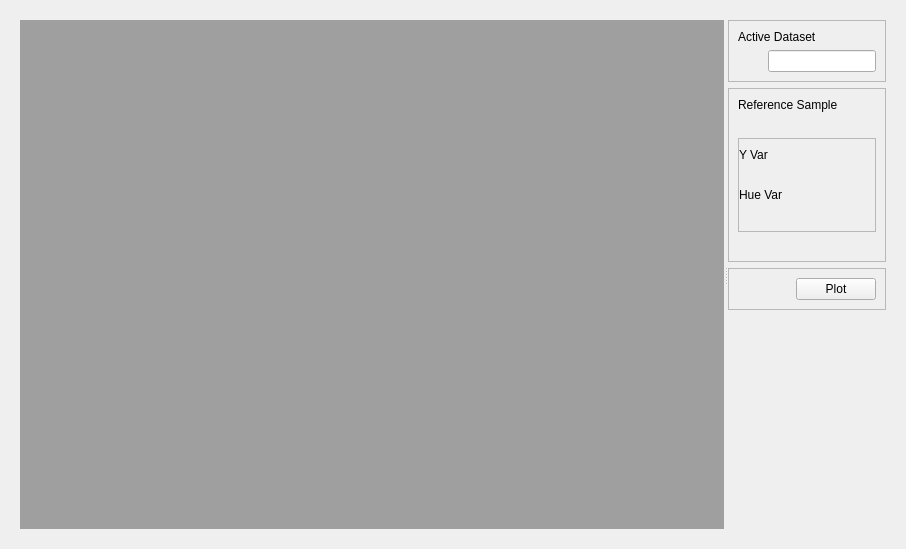
<?xml  version="1.0"  encoding="UTF-8"?>
<ui  version="4.0">
  <class>Form</class>
  <widget  class="QWidget"  name="Form">
      
    <property  name="geometry">
      <rect>
        <x>0</x>
        <y>0</y>
        <width>906</width>
        <height>549</height>
      </rect>
    </property>
    
    <property  name="windowTitle">
      <string>Form</string>
    </property>

    <layout  class="QVBoxLayout"  name="horizontalLayout">
      <item>
        
        <widget class="QWidget" name="verticalLayoutWidget">

    
            <layout  class="QHBoxLayout"  name="horizontalLayout">
                
            <item>
                <widget  class="QSplitter"  name="splitter">
                    
                <property  name="orientation">
                    <enum>Qt::Horizontal</enum>
                </property>
                
                <widget  class="QWidget"  name="wViewer">
                    <property  name="sizePolicy">
                    <sizepolicy  hsizetype="Preferred"  vsizetype="Preferred">
                        <horstretch>8</horstretch>
                        <verstretch>0</verstretch>
                    </sizepolicy>
                    </property>
                    <layout  class="QVBoxLayout"  name="vlViewer">
                    <item>
                        <widget  class="QMdiArea"  name="mdiArea"/>
                    </item>
                    </layout>
                </widget>
                
                <widget  class="QWidget"  name="wOptions">
                    <property  name="sizePolicy">
                    <sizepolicy  hsizetype="Minimum"  vsizetype="Minimum">
                        <horstretch>1</horstretch>
                        <verstretch>0</verstretch>
                    </sizepolicy>
                    </property>
                    
                    <layout  class="QVBoxLayout"  name="vlOptions">

                    <item>
                        <widget  class="QFrame"  name="wActiveDset">
                        <property  name="frameShape">
                            <enum>QFrame::StyledPanel</enum>
                        </property>
                        <property  name="frameShadow">
                            <enum>QFrame::Raised</enum>
                        </property>
                        <property  name="lineWidth">
                            <number>8</number>
                        </property>

                        <layout  class="QVBoxLayout"  name="vlActiveDset">                            
                            <item>
                            <widget  class="QLabel"  name="label_activeDset">
                                <property  name="text">
                                <string>Active Dataset</string>
                                </property>
                            </widget>
                            </item>

                            <item>
                            <layout  class="QHBoxLayout"  name="horizontalLayout_5">
                                <item>
                                <spacer  name="horizontalSpacer_5">
                                    <property  name="orientation">
                                    <enum>Qt::Horizontal</enum>
                                    </property>
                                    
                                    <property name="sizeType">
                                        <enum>QSizePolicy::Fixed</enum>
                                    </property>
                                    
                                    <property  name="sizeHint"  stdset="0">
                                    <size>
                                        <width>30</width>
                                        <height>20</height>
                                    </size>
                                    </property>
                                </spacer>
                                </item>
                                <item>
                                    <widget  class="QLineEdit"  name="edit_activeDset">
                                        <property  name="text">
                                        <string> </string>
                                        </property>
                                    </widget>
                                </item>
                            </layout>
                            </item>
                            
                        </layout>
                        </widget>
                    </item>

                    <item>
                        <widget  class="QFrame"  name="wVars">
                            <property  name="frameShape">
                                <enum>QFrame::StyledPanel</enum>
                            </property>
                            <property  name="frameShadow">
                                <enum>QFrame::Raised</enum>
                            </property>
                            <property  name="lineWidth">
                                <number>8</number>
                            </property>
                        
                            <layout  class="QVBoxLayout"  name="vlTmp">

                            <item>
                            <widget  class="QLabel"  name="label_select">
                                <property  name="text">
                                <string>Reference Sample</string>
                                </property>
                            </widget>
                            </item>
                            
                            <item>
                            <layout  class="QHBoxLayout"  name="horizontalLayout_5">
                                <item>
                                <spacer  name="horizontalSpacer_5">
                                    <property  name="orientation">
                                    <enum>Qt::Horizontal</enum>
                                    </property>
                                    
                                    <property name="sizeType">
                                        <enum>QSizePolicy::Fixed</enum>
                                    </property>
                                    
                                    <property  name="sizeHint"  stdset="0">
                                    <size>
                                        <width>30</width>
                                        <height>20</height>
                                    </size>
                                    </property>
                                </spacer>
                                </item>
                                <item>
                                <layout  class="QVBoxLayout"  name="vlComboCentiles"/>
                                </item>
                            </layout>
                            </item>
                            
                            <item>
                            <widget  class="QFrame"  name="wYVar">
                                <property  name="frameShape">
                                    <enum>QFrame::StyledPanel</enum>
                                </property>
                                <layout  class="QVBoxLayout"  name="vlYVar">
                                    <property name="leftMargin">
                                        <number>0</number>
                                    </property>
                                    <property name="rightMargin">
                                        <number>0</number>
                                    </property>
                                    
                                    <item>
                                        <widget  class="QLabel"  name="label_select">
                                        <property  name="text">
                                            <string>Y Var</string>
                                        </property>
                                        </widget>
                                    </item>
                                    
                                    <item>
                                    <layout  class="QHBoxLayout"  name="horizontalLayout_5">
                                        <item>
                                        <spacer  name="horizontalSpacer_5">
                                            <property  name="orientation">
                                            <enum>Qt::Horizontal</enum>
                                            </property>
                                            
                                            <property name="sizeType">
                                                <enum>QSizePolicy::Fixed</enum>
                                            </property>
                                            
                                            <property  name="sizeHint"  stdset="0">
                                            <size>
                                                <width>30</width>
                                                <height>20</height>
                                            </size>
                                            </property>
                                        </spacer>
                                        </item>
                                        <item>
                                        <layout  class="QVBoxLayout"  name="vlComboY"/>
                                        </item>
                                    </layout>
                                    </item>
                                    
                                    <item>
                                        <widget  class="QLabel"  name="label_select">
                                        <property  name="text">
                                            <string>Hue Var</string>
                                        </property>
                                        </widget>
                                    </item>
                                    
                                    <item>
                                    <layout  class="QHBoxLayout"  name="horizontalLayout_5">
                                        <item>
                                        <spacer  name="horizontalSpacer_5">
                                            <property  name="orientation">
                                            <enum>Qt::Horizontal</enum>
                                            </property>
                                            
                                            <property name="sizeType">
                                                <enum>QSizePolicy::Fixed</enum>
                                            </property>
                                            
                                            <property  name="sizeHint"  stdset="0">
                                            <size>
                                                <width>30</width>
                                                <height>20</height>
                                            </size>
                                            </property>
                                        </spacer>
                                        </item>
                                        <item>
                                        <layout  class="QVBoxLayout"  name="vlComboHue"/>
                                        </item>
                                    </layout>
                                    </item>

                                    
                                </layout>
                            </widget>
                            </item>
                    
                            
                            <item>
                            <layout  class="QHBoxLayout"  name="horizontalLayout_7">
                                <item>
                                <spacer  name="horizontalSpacer_7">
                                    <property  name="orientation">
                                    <enum>Qt::Horizontal</enum>
                                    </property>
                                    
                                    <property name="sizeType">
                                        <enum>QSizePolicy::Fixed</enum>
                                    </property>
                                    
                                    <property  name="sizeHint"  stdset="0">
                                    <size>
                                        <width>30</width>
                                        <height>20</height>
                                    </size>
                                    </property>
                                </spacer>
                                </item>
                                <item>
                                <layout  class="QHBoxLayout"  name="hlComboHueVal"/>
                                </item>
                            </layout>
                            </item>

                            </layout>
                        </widget>
                    </item>

                    <item>
                        <widget  class="QFrame"  name="wPlotBtn">
                        <property  name="frameShape">
                            <enum>QFrame::StyledPanel</enum>
                        </property>
                        <property  name="frameShadow">
                            <enum>QFrame::Raised</enum>
                        </property>
                        <property  name="lineWidth">
                            <number>8</number>
                        </property>
                            <layout  class="QHBoxLayout"  name="horizontalLayout_8">
                            <item>
                                <spacer  name="horizontalSpacer_8">
                                <property  name="orientation">
                                    <enum>Qt::Horizontal</enum>
                                </property>
                                
                                <property  name="sizeHint"  stdset="0">
                                    <size>
                                    <width>40</width>
                                    <height>20</height>
                                    </size>
                                </property>
                                </spacer>
                            </item>
                            <item>
                                <widget  class="QPushButton"  name="plotBtn">
                                <property  name="text">
                                    <string>Plot</string>
                                </property>
                                </widget>
                            </item>
                            </layout>
                        </widget>
                    </item>
                    
                    <item>
                        <spacer  name="verticalSpacer">
                        <property  name="orientation">
                            <enum>Qt::Vertical</enum>
                        </property>
                        <property  name="sizeHint"  stdset="0">
                            <size>
                            <width>20</width>
                            <height>40</height>
                            </size>
                        </property>
                        </spacer>
                    </item>
                    
                    </layout>
                </widget>
                </widget>
            </item>
            </layout>

        </widget>
      </item>

      </layout>
            
        
  </widget>
  <resources/>
  <connections/>
</ui>
